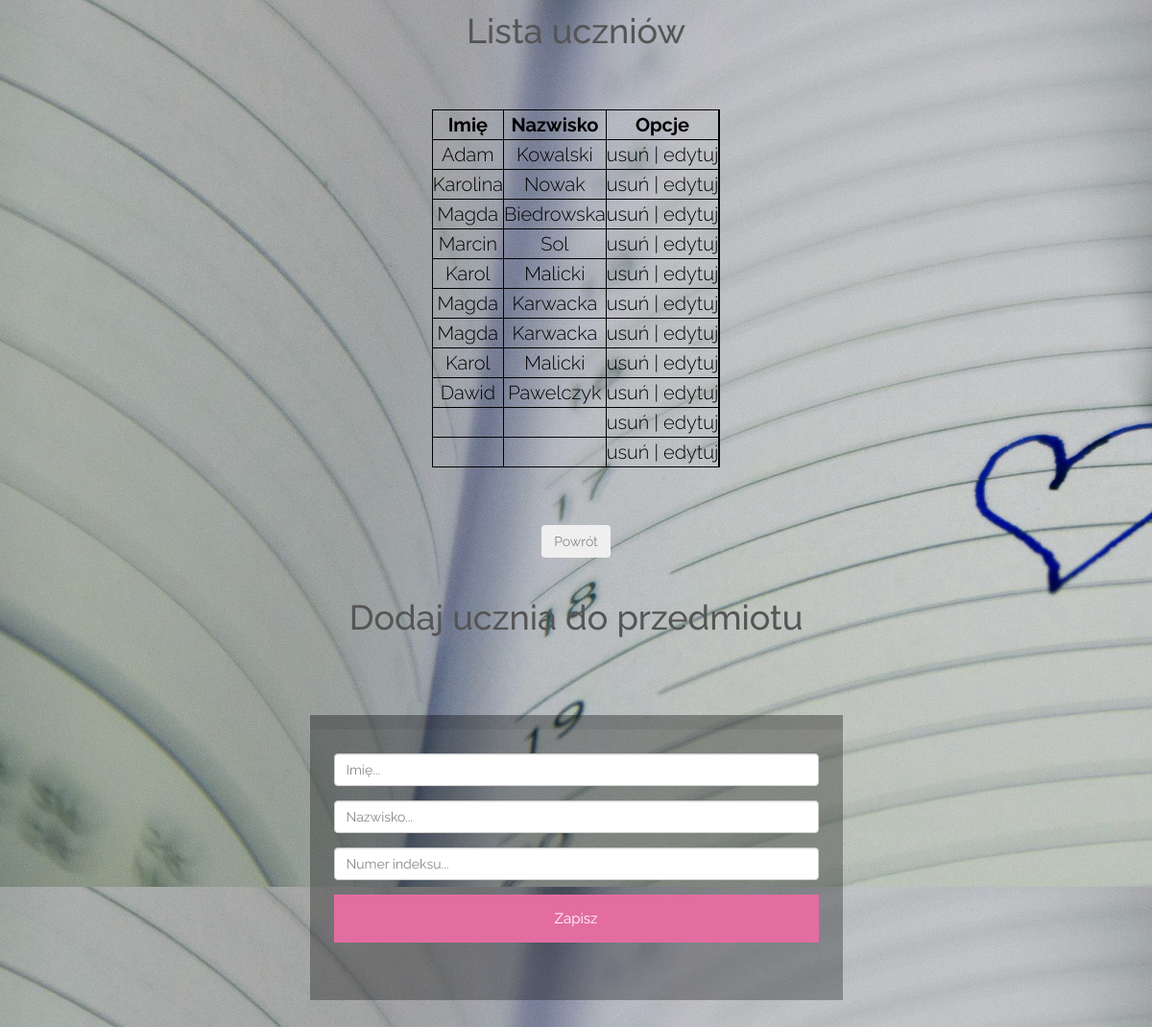
The page /students_list.php?id_subject=16 (signed in) on the database its author committed.
### tables this page shows
CREATE TABLE `grades` (
  `id_grade` int(4) NOT NULL,
  `grade_1` int(1) NOT NULL,
  `grade_2` int(1) NOT NULL,
  `grade_3` int(1) NOT NULL,
  `id_student` int(11) NOT NULL,
  `student_name` varchar(15) NOT NULL,
  `student_surname` varchar(30) NOT NULL,
  `subject_name` varchar(30) NOT NULL,
  `id_subject` int(2) NOT NULL
);

### students_list.php (the view, shortened to what this page needs)
<?php
	include('connectpdo.php');
?>
<!DOCTYPE html>
<html>
<head>
        <link rel="stylesheet" href="assets/bootstrap/css/bootstrap.min.css">
        <link rel="stylesheet" href="assets/font-awesome/css/font-awesome.min.css">
        <link rel="stylesheet" href="assets/css/animate.css">
        <link rel="stylesheet" href="assets/css/style.css">
        <link rel="stylesheet" href="assets/css/media-queries.css">
</head>
<body>
	<div class="header">
		<h2>Lista uczniów</h2>
	</div>
	<div class="content">
		<table  style="color:black;text-align:center; font-size: 20px; font-weight: 300; margin: 3em auto">
			<tr>
				<th><b>Imię</b></th>
				<th><b>Nazwisko</b></th>
				<th><b>Opcje</b></th>
			</tr>
		<?php
		$id_subject = isSet( $_GET['id_subject'] ) ? intval( $_GET['id_subject'] ) : 0;
		if( $id_subject > 0 ) {
			$query = $dbh->prepare("SELECT id_subject, id_student, student_surname, student_name, subject_name, id_grade FROM grades WHERE id_subject= :id_subject");
			$query->bindParam( ':id_subject', $id_subject );
			$query->execute();
			foreach($query->fetchAll() as $details)
			{
				echo '<tr>';
					echo '<td>' . $details['student_name'] . '</td>';
					echo '<td>' . $details['student_surname'] . '</td>';
					echo '<td> usuń | edytuj </td>';
				echo '<tr>';
			}
		}
		?>
		</table>
		<button type="submit" class="btn" name="back" onclick="window.location.href='http://localhost/dziennik2/index.php'">Powrót</button><br><br>
		<div class="header">
		<h2>Dodaj ucznia do przedmiotu</h2>
	</div>
		<div class="top-content">
        <div class="container">
			<div class="row">
				<div class="col-sm-6 col-sm-offset-3 r-form-1-box wow fadeInUp">
					<div class="r-form-1-top">
					</div>
					<div class="r-form-1-bottom">
						<form action="server.php" method="post">
							<div class="form-group">
								<input type="text" name="student_name" placeholder="Imię..." class="r-form-1-first-name form-control" id="r-form-1-first-name">
							</div>
							<div class="form-group">
								<input type="text" name="student_surname" placeholder="Nazwisko..." class="r-form-1-first-name form-control" id="r-form-1-first-name">
							</div>
							<div class="form-group">
								<input type="text" name="id_student" placeholder="Numer indeksu..." class="r-form-1-first-name form-control" id="r-form-1-first-name">
							</div>
							<button type="submit" class="btn" name="add_new_student_to_subject" >Zapisz</button><br><br>
						</form>
						</div>
					</div>
				</div>
        </div>
    </div>
</body>
</html>

### assets/css/style.css (style rules this page uses)
body { font-family: 'Raleway', sans-serif; font-size: 30px; font-weight: 400px; color: #888; line-height: 30px; text-align: center; background-image: url('1.jpg'); }
h1, h2 { margin-top: 10px; font-size: 36px; font-weight: 700px; color: #555; line-height: 44px; }
table, th, td { border: 1px solid black; color: black; text-align:center; font-size: 20px; font-weight: 300; }
.top-content { padding: 70px 0 100px 0; }
.r-form-1-top { overflow: hidden; padding: 0 25px 15px 25px; background: #444; background: rgba(0, 0, 0, 0.35); text-align: left; }
.r-form-1-bottom { padding: 25px 25px 30px 25px; background: #444; background: rgba(0, 0, 0, 0.3); text-align: left; }
.r-form-1-box button.btn { width: 100%; height: 50px; margin: 0; padding: 0 20px; vertical-align: middle; background: #e36da1; border: 0; font-family: 'Raleway', sans-serif; font-size: 15px; font-weight: 400; line-height: 50px; color: #fff; -moz-border-radius: 0; -webkit-border-radius: 0; border-radius: 0; text-shadow: none; -moz-box-shadow: none; -webkit-box-shadow: none; box-shadow: none; -o-transition: all .3s; -moz-transition: all .3s; -webkit-transition: all .3s; -ms-transition: all .3s; transition: all .3s; }

### rows shown on the page
grades: student_name "Adam", student_surname "Kowalski"
grades: student_name "Karolina", student_surname "Nowak"
grades: student_name "Magda", student_surname "Biedrowska"
grades: student_name "Marcin", student_surname "Sol"
grades: student_name "Karol", student_surname "Malicki"
grades: student_name "Magda", student_surname "Karwacka"
grades: student_name "Magda", student_surname "Karwacka"
grades: student_name "Karol", student_surname "Malicki"
grades: student_name "Dawid", student_surname "Pawelczyk"
